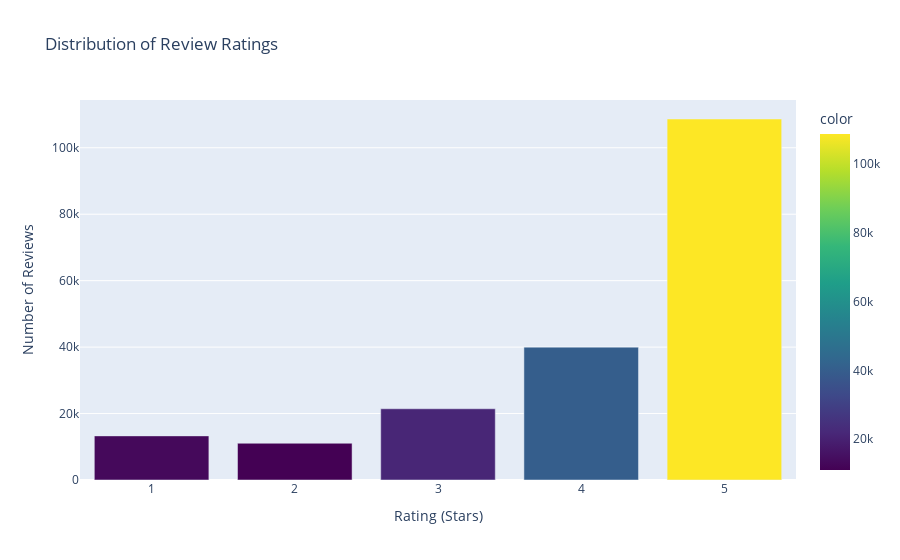

Notebook source saved alongside this figure:
### Markdown cell above
## 2. Analyze Number of Reviews

### Code cell
# Basic dataset information
print("DATASET OVERVIEW")
print("=" * 50)
print(f"Total Reviews: {len(df):,}")
print(f"Total Features: {len(df.columns)}")
print(f"Memory Usage: {df.memory_usage(deep=True).sum() / 1024**2:.2f} MB")

# Display first few reviews
print("\nSample Reviews:")
print("-" * 30)
sample_df = df[['reviewerName', 'overall', 'summary', 'reviewText']].head(3)
for idx, row in sample_df.iterrows():
    print(f"\nReviewer: {row['reviewerName']}")
    print(f"Rating: {row['overall']}")
    print(f"Summary: {row['summary']}")
    print(f"Review: {row['reviewText'][:150]}...")

# Check for missing values
print("\n\nMISSING VALUES ANALYSIS")
print("=" * 50)
missing_info = df.isnull().sum()
missing_percent = (missing_info / len(df)) * 100

missing_df = pd.DataFrame({
    'Missing Count': missing_info,
    'Missing Percentage': missing_percent
})

print(missing_df[missing_df['Missing Count'] > 0])

# Basic statistics
print("\n\nATING STATISTICS")
print("=" * 50)
print(f"Average Rating: {df['overall'].mean():.2f}")
print(f"Rating Range: {df['overall'].min()} - {df['overall'].max()}")
print(f"Standard Deviation: {df['overall'].std():.2f}")

# Rating distribution
rating_counts = df['overall'].value_counts().sort_index()
print(f"\nRating Distribution:")
for rating, count in rating_counts.items():
    percentage = (count / len(df)) * 100
    print(f"{rating}: {count:,} reviews ({percentage:.1f}%)")

# Create rating distribution visualization
fig = px.bar(x=rating_counts.index, y=rating_counts.values,
             title="Distribution of Review Ratings",
             labels={'x': 'Rating', 'y': 'Number of Reviews'},
             color=rating_counts.values,
             color_continuous_scale='viridis')

fig.update_layout(
    xaxis_title="Rating (Stars)",
    yaxis_title="Number of Reviews",
    showlegend=False
)

fig.show()

### Figure 1 — Plotly figure (JSON) as saved in the notebook; plotly's stock layout.template omitted (floating-point values rounded to 4 significant figures)
{"data": [{"hovertemplate": "Rating=%{x}<br>Number of Reviews=%{y}<br>color=%{marker.color}<extra></extra>", "legendgroup": "", "marker": {"color": [13279, 11064, 21439, 39993, 108664], "coloraxis": "coloraxis", "pattern": {"shape": ""}}, "name": "", "orientation": "v", "showlegend": false, "textposition": "auto", "type": "bar", "x": [1.0, 2.0, 3.0, 4.0, 5.0], "xaxis": "x", "y": [13279, 11064, 21439, 39993, 108664], "yaxis": "y"}], "layout": {"barmode": "relative", "coloraxis": {"colorbar": {"title": {"text": "color"}}, "colorscale": [[0, "#440154"], [0.1111, "#482878"], [0.2222, "#3e4989"], [0.3333, "#31688e"], [0.4444, "#26828e"], [0.5556, "#1f9e89"], [0.6667, "#35b779"], [0.7778, "#6ece58"], [0.8889, "#b5de2b"], [1, "#fde725"]]}, "legend": {"tracegroupgap": 0}, "showlegend": false, "title": {"text": "Distribution of Review Ratings"}, "xaxis": {"anchor": "y", "domain": [0, 1], "title": {"text": "Rating (Stars)"}}, "yaxis": {"anchor": "x", "domain": [0, 1], "title": {"text": "Number of Reviews"}}}}
